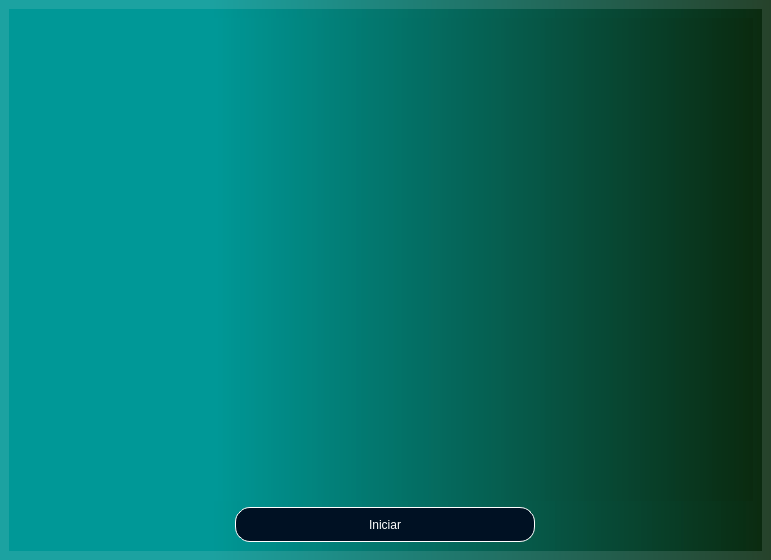
<?xml version="1.0" encoding="UTF-8"?>
<ui version="4.0">
 <class>MainWindow</class>
 <widget class="QMainWindow" name="MainWindow">
  <property name="geometry">
   <rect>
    <x>0</x>
    <y>0</y>
    <width>771</width>
    <height>560</height>
   </rect>
  </property>
  <property name="windowTitle">
   <string>MainWindow</string>
  </property>
  <widget class="QWidget" name="centralwidget">
   <property name="styleSheet">
    <string notr="true">background-color: qlineargradient(spread:pad, x1:0, y1:0, x2:1, y2:0, stop:0.267045 rgba(0, 152, 151, 225), stop:1 rgba(10, 42, 15, 224));</string>
   </property>
   <layout class="QVBoxLayout" name="verticalLayout">
    <item>
     <widget class="QStackedWidget" name="Pages">
      <property name="styleSheet">
       <string notr="true"/>
      </property>
      <property name="currentIndex">
       <number>3</number>
      </property>
      <widget class="QWidget" name="inicio_pg">
       <layout class="QVBoxLayout" name="verticalLayout_4">
        <item>
         <widget class="QLabel" name="label">
          <property name="text">
           <string/>
          </property>
          <property name="pixmap">
           <pixmap resource="icons.qrc">:/icons/Icons/Pergunta e Respostas.jpg</pixmap>
          </property>
          <property name="scaledContents">
           <bool>true</bool>
          </property>
         </widget>
        </item>
        <item>
         <widget class="QFrame" name="frame">
          <property name="styleSheet">
           <string notr="true">QPushButton{

background-color: rgb(0,17,35);
color:rgb(255,255,255);
border-color: rgb(255,255,255);
border-radius:15px;
border: 1px solid white

}

QPushButton:hover{

background-color: rgb(0,71,149);


}

QFrame{

background-color: none;


}</string>
          </property>
          <property name="frameShape">
           <enum>QFrame::StyledPanel</enum>
          </property>
          <property name="frameShadow">
           <enum>QFrame::Raised</enum>
          </property>
          <layout class="QVBoxLayout" name="verticalLayout_3">
           <item alignment="Qt::AlignHCenter">
            <widget class="QPushButton" name="btnjogar">
             <property name="minimumSize">
              <size>
               <width>300</width>
               <height>31</height>
              </size>
             </property>
             <property name="font">
              <font>
               <pointsize>12</pointsize>
               <weight>50</weight>
               <bold>false</bold>
              </font>
             </property>
             <property name="cursor">
              <cursorShape>PointingHandCursor</cursorShape>
             </property>
             <property name="styleSheet">
              <string notr="true"/>
             </property>
             <property name="text">
              <string>Começar jogo</string>
             </property>
            </widget>
           </item>
           <item alignment="Qt::AlignHCenter">
            <widget class="QPushButton" name="btncadastrar">
             <property name="minimumSize">
              <size>
               <width>300</width>
               <height>31</height>
              </size>
             </property>
             <property name="font">
              <font>
               <pointsize>12</pointsize>
               <weight>50</weight>
               <bold>false</bold>
              </font>
             </property>
             <property name="cursor">
              <cursorShape>PointingHandCursor</cursorShape>
             </property>
             <property name="styleSheet">
              <string notr="true"/>
             </property>
             <property name="text">
              <string>Cadastrar Perguntas</string>
             </property>
            </widget>
           </item>
           <item alignment="Qt::AlignHCenter">
            <widget class="QPushButton" name="btnsair">
             <property name="minimumSize">
              <size>
               <width>300</width>
               <height>31</height>
              </size>
             </property>
             <property name="font">
              <font>
               <pointsize>12</pointsize>
               <weight>50</weight>
               <bold>false</bold>
              </font>
             </property>
             <property name="cursor">
              <cursorShape>PointingHandCursor</cursorShape>
             </property>
             <property name="styleSheet">
              <string notr="true"/>
             </property>
             <property name="text">
              <string>Sair</string>
             </property>
            </widget>
           </item>
          </layout>
         </widget>
        </item>
       </layout>
      </widget>
      <widget class="QWidget" name="game_pg">
       <layout class="QVBoxLayout" name="verticalLayout_8">
        <item>
         <widget class="QFrame" name="frame_2">
          <property name="frameShape">
           <enum>QFrame::StyledPanel</enum>
          </property>
          <property name="frameShadow">
           <enum>QFrame::Raised</enum>
          </property>
          <layout class="QHBoxLayout" name="horizontalLayout">
           <item>
            <widget class="QLabel" name="label_2">
             <property name="sizePolicy">
              <sizepolicy hsizetype="Expanding" vsizetype="Preferred">
               <horstretch>0</horstretch>
               <verstretch>0</verstretch>
              </sizepolicy>
             </property>
             <property name="minimumSize">
              <size>
               <width>0</width>
               <height>100</height>
              </size>
             </property>
             <property name="styleSheet">
              <string notr="true">background-color: rgb(0,17,35);
border-radius:15px;
border: 2px solid white;
color:rgb(255,255,255);


</string>
             </property>
             <property name="text">
              <string>&lt;html&gt;&lt;head/&gt;&lt;body&gt;&lt;p&gt;&lt;span style=&quot; font-size:16pt;&quot;&gt;Clique em novo jogo para Iniciar&lt;/span&gt;&lt;/p&gt;&lt;/body&gt;&lt;/html&gt;</string>
             </property>
             <property name="alignment">
              <set>Qt::AlignCenter</set>
             </property>
             <property name="wordWrap">
              <bool>true</bool>
             </property>
            </widget>
           </item>
           <item>
            <widget class="QLabel" name="label_3">
             <property name="font">
              <font>
               <pointsize>11</pointsize>
               <underline>false</underline>
               <strikeout>false</strikeout>
              </font>
             </property>
             <property name="tabletTracking">
              <bool>false</bool>
             </property>
             <property name="styleSheet">
              <string notr="true">background-color: none;
color: white;</string>
             </property>
             <property name="text">
              <string>&lt;html&gt;&lt;head/&gt;&lt;body&gt;&lt;p align=&quot;right&quot;&gt;&lt;span style=&quot; font-size:12pt; font-weight:600;&quot;&gt;Perguntas e Respostas&lt;/span&gt;&lt;/p&gt;&lt;p align=&quot;right&quot;&gt;&lt;span style=&quot; font-size:12pt; font-weight:600;&quot;&gt;Medicina&lt;/span&gt;&lt;/p&gt;&lt;/body&gt;&lt;/html&gt;</string>
             </property>
             <property name="scaledContents">
              <bool>true</bool>
             </property>
             <property name="alignment">
              <set>Qt::AlignCenter</set>
             </property>
             <property name="wordWrap">
              <bool>true</bool>
             </property>
            </widget>
           </item>
          </layout>
         </widget>
        </item>
        <item>
         <layout class="QHBoxLayout" name="horizontalLayout_5">
          <item>
           <widget class="QFrame" name="frame_4">
            <property name="sizePolicy">
             <sizepolicy hsizetype="Preferred" vsizetype="Expanding">
              <horstretch>0</horstretch>
              <verstretch>0</verstretch>
             </sizepolicy>
            </property>
            <property name="styleSheet">
             <string notr="true">QCommandLinkButton{

background-color: rgb(0,17,35); 
color:rgb(255,255,255);
border-color: rgb(255,255,255);
border-radius:15px;
border: 1px solid white



}

QCommandLinkButton:hover{

background-color: rgb(0,71,149);


}

QFrame{

background-color: none;


}</string>
            </property>
            <property name="frameShape">
             <enum>QFrame::StyledPanel</enum>
            </property>
            <property name="frameShadow">
             <enum>QFrame::Raised</enum>
            </property>
            <layout class="QVBoxLayout" name="verticalLayout_5">
             <item>
              <widget class="QCommandLinkButton" name="btn_resp1">
               <property name="maximumSize">
                <size>
                 <width>16777215</width>
                 <height>40</height>
                </size>
               </property>
               <property name="cursor">
                <cursorShape>PointingHandCursor</cursorShape>
               </property>
               <property name="styleSheet">
                <string notr="true"/>
               </property>
               <property name="text">
                <string/>
               </property>
               <property name="icon">
                <iconset resource="icons.qrc">
                 <normaloff>:/icons/Icons/estetoscopio2.png</normaloff>:/icons/Icons/estetoscopio2.png</iconset>
               </property>
              </widget>
             </item>
             <item>
              <widget class="QCommandLinkButton" name="btn_resp2">
               <property name="maximumSize">
                <size>
                 <width>16777215</width>
                 <height>40</height>
                </size>
               </property>
               <property name="cursor">
                <cursorShape>PointingHandCursor</cursorShape>
               </property>
               <property name="text">
                <string/>
               </property>
               <property name="icon">
                <iconset resource="icons.qrc">
                 <normaloff>:/icons/Icons/estetoscopio2.png</normaloff>:/icons/Icons/estetoscopio2.png</iconset>
               </property>
              </widget>
             </item>
             <item>
              <widget class="QCommandLinkButton" name="btn_resp4">
               <property name="maximumSize">
                <size>
                 <width>16777215</width>
                 <height>40</height>
                </size>
               </property>
               <property name="cursor">
                <cursorShape>PointingHandCursor</cursorShape>
               </property>
               <property name="text">
                <string/>
               </property>
               <property name="icon">
                <iconset resource="icons.qrc">
                 <normaloff>:/icons/Icons/estetoscopio2.png</normaloff>:/icons/Icons/estetoscopio2.png</iconset>
               </property>
              </widget>
             </item>
             <item>
              <widget class="QCommandLinkButton" name="btn_resp3">
               <property name="maximumSize">
                <size>
                 <width>16777215</width>
                 <height>40</height>
                </size>
               </property>
               <property name="cursor">
                <cursorShape>PointingHandCursor</cursorShape>
               </property>
               <property name="text">
                <string/>
               </property>
               <property name="icon">
                <iconset resource="icons.qrc">
                 <normaloff>:/icons/Icons/estetoscopio2.png</normaloff>:/icons/Icons/estetoscopio2.png</iconset>
               </property>
              </widget>
             </item>
            </layout>
           </widget>
          </item>
          <item>
           <layout class="QVBoxLayout" name="verticalLayout_7">
            <item>
             <widget class="QFrame" name="frame_3">
              <property name="minimumSize">
               <size>
                <width>350</width>
                <height>265</height>
               </size>
              </property>
              <property name="styleSheet">
               <string notr="true">QFrame{

color:rgb(255,255,255);
border-color: rgb(255,255,255);
border-radius: 15px;
border:1px solid white;

}

QPushButton{

color:rgb(255,255,255);
border-color: rgb(255,255,255);
border-radius: 15px;
border:1px solid white;

}

QPushButton:Hover{

color: #fff;
background-color: rgb(0,17,35); 

}</string>
              </property>
              <property name="frameShape">
               <enum>QFrame::StyledPanel</enum>
              </property>
              <property name="frameShadow">
               <enum>QFrame::Raised</enum>
              </property>
              <layout class="QVBoxLayout" name="verticalLayout_6">
               <item>
                <widget class="QLabel" name="label_7">
                 <property name="styleSheet">
                  <string notr="true"/>
                 </property>
                 <property name="text">
                  <string>&lt;html&gt;&lt;head/&gt;&lt;body&gt;&lt;p align=&quot;center&quot;&gt;&lt;span style=&quot; font-size:16pt; font-weight:600;&quot;&gt;AJUDA&lt;/span&gt;&lt;/p&gt;&lt;/body&gt;&lt;/html&gt;</string>
                 </property>
                </widget>
               </item>
               <item>
                <layout class="QHBoxLayout" name="horizontalLayout_3">
                 <item>
                  <widget class="QPushButton" name="btn_convidados">
                   <property name="minimumSize">
                    <size>
                     <width>0</width>
                     <height>50</height>
                    </size>
                   </property>
                   <property name="cursor">
                    <cursorShape>PointingHandCursor</cursorShape>
                   </property>
                   <property name="text">
                    <string>Pacientes</string>
                   </property>
                   <property name="autoDefault">
                    <bool>false</bool>
                   </property>
                   <property name="default">
                    <bool>false</bool>
                   </property>
                   <property name="flat">
                    <bool>false</bool>
                   </property>
                  </widget>
                 </item>
                 <item>
                  <widget class="QPushButton" name="btn_cartas">
                   <property name="minimumSize">
                    <size>
                     <width>0</width>
                     <height>50</height>
                    </size>
                   </property>
                   <property name="cursor">
                    <cursorShape>PointingHandCursor</cursorShape>
                   </property>
                   <property name="text">
                    <string>Doutores</string>
                   </property>
                  </widget>
                 </item>
                </layout>
               </item>
               <item>
                <layout class="QHBoxLayout" name="horizontalLayout_4">
                 <item>
                  <widget class="QPushButton" name="btn_pular">
                   <property name="minimumSize">
                    <size>
                     <width>0</width>
                     <height>50</height>
                    </size>
                   </property>
                   <property name="cursor">
                    <cursorShape>PointingHandCursor</cursorShape>
                   </property>
                   <property name="text">
                    <string>PULAR</string>
                   </property>
                  </widget>
                 </item>
                 <item>
                  <widget class="QPushButton" name="btn_pular1">
                   <property name="minimumSize">
                    <size>
                     <width>0</width>
                     <height>50</height>
                    </size>
                   </property>
                   <property name="cursor">
                    <cursorShape>PointingHandCursor</cursorShape>
                   </property>
                   <property name="text">
                    <string>PULAR</string>
                   </property>
                  </widget>
                 </item>
                 <item>
                  <widget class="QPushButton" name="btn_pular2">
                   <property name="minimumSize">
                    <size>
                     <width>0</width>
                     <height>50</height>
                    </size>
                   </property>
                   <property name="cursor">
                    <cursorShape>PointingHandCursor</cursorShape>
                   </property>
                   <property name="text">
                    <string>PULAR</string>
                   </property>
                  </widget>
                 </item>
                </layout>
               </item>
               <item>
                <widget class="QPushButton" name="btnparar">
                 <property name="minimumSize">
                  <size>
                   <width>0</width>
                   <height>31</height>
                  </size>
                 </property>
                 <property name="font">
                  <font>
                   <pointsize>11</pointsize>
                  </font>
                 </property>
                 <property name="cursor">
                  <cursorShape>PointingHandCursor</cursorShape>
                 </property>
                 <property name="styleSheet">
                  <string notr="true">QPushButton{

background-color: rgb(0,17,35);
color:rgb(255,255,255);
border-color: rgb(255,255,255);
border-radius:15px;
border: 1px solid white

}

QPushButton:hover{

background-color: rgb(0,71,149);


}

QFrame{

background-color: none;


}</string>
                 </property>
                 <property name="text">
                  <string>QUERO PARAR</string>
                 </property>
                </widget>
               </item>
               <item>
                <widget class="QFrame" name="frame_5">
                 <property name="minimumSize">
                  <size>
                   <width>350</width>
                   <height>95</height>
                  </size>
                 </property>
                 <property name="styleSheet">
                  <string notr="true">QFrame{
color:rgb(255,255,255);
border-color:rgb(255,255,255);
border-radius:15px;
border: 1px solid white;
}

QLabel{

background-color:none;
color:rgb(255,255,127);

}</string>
                 </property>
                 <property name="frameShape">
                  <enum>QFrame::StyledPanel</enum>
                 </property>
                 <property name="frameShadow">
                  <enum>QFrame::Raised</enum>
                 </property>
                 <layout class="QHBoxLayout" name="horizontalLayout_2">
                  <item>
                   <widget class="QLabel" name="lbl_errar">
                    <property name="text">
                     <string>&lt;html&gt;&lt;head/&gt;&lt;body&gt;&lt;p align=&quot;center&quot;&gt;00&lt;/p&gt;&lt;p align=&quot;center&quot;&gt;PARAR&lt;/p&gt;&lt;/body&gt;&lt;/html&gt;</string>
                    </property>
                   </widget>
                  </item>
                  <item>
                   <widget class="QLabel" name="lbl_acertar">
                    <property name="text">
                     <string>&lt;html&gt;&lt;head/&gt;&lt;body&gt;&lt;p align=&quot;center&quot;&gt;00&lt;/p&gt;&lt;p align=&quot;center&quot;&gt;PARAR&lt;/p&gt;&lt;/body&gt;&lt;/html&gt;</string>
                    </property>
                   </widget>
                  </item>
                  <item>
                   <widget class="QLabel" name="lbl_parar">
                    <property name="text">
                     <string>&lt;html&gt;&lt;head/&gt;&lt;body&gt;&lt;p align=&quot;center&quot;&gt;00&lt;/p&gt;&lt;p align=&quot;center&quot;&gt;PARAR&lt;/p&gt;&lt;/body&gt;&lt;/html&gt;</string>
                    </property>
                   </widget>
                  </item>
                 </layout>
                </widget>
               </item>
              </layout>
             </widget>
            </item>
            <item>
             <widget class="QFrame" name="frame_10">
              <property name="styleSheet">
               <string notr="true">QPushButton{

background-color: rgb(0,17,35);
color:rgb(255,255,255);
border-color: rgb(255,255,255);
border-radius:15px;
border: 1px solid white

}

QPushButton:hover{

background-color: rgb(0,71,149);


}

QFrame{

background-color: none;


}</string>
              </property>
              <property name="frameShape">
               <enum>QFrame::StyledPanel</enum>
              </property>
              <property name="frameShadow">
               <enum>QFrame::Raised</enum>
              </property>
              <layout class="QHBoxLayout" name="horizontalLayout_13">
               <item>
                <widget class="QPushButton" name="btn_backmenu">
                 <property name="minimumSize">
                  <size>
                   <width>0</width>
                   <height>31</height>
                  </size>
                 </property>
                 <property name="font">
                  <font>
                   <pointsize>11</pointsize>
                  </font>
                 </property>
                 <property name="text">
                  <string>Voltar ao Menu</string>
                 </property>
                </widget>
               </item>
              </layout>
             </widget>
            </item>
           </layout>
          </item>
         </layout>
        </item>
        <item alignment="Qt::AlignLeft">
         <widget class="QPushButton" name="btn_novojogo">
          <property name="minimumSize">
           <size>
            <width>120</width>
            <height>31</height>
           </size>
          </property>
          <property name="font">
           <font>
            <pointsize>12</pointsize>
            <weight>50</weight>
            <bold>false</bold>
           </font>
          </property>
          <property name="styleSheet">
           <string notr="true">QPushButton{

background-color: rgb(0,17,35);
color:rgb(255,255,255);
border-color: rgb(255,255,255);
border-radius:15px;
border: 1px solid white

}

QPushButton:hover{

background-color: rgb(0,71,149);


}

QFrame{

background-color: none;


}</string>
          </property>
          <property name="text">
           <string>Novo Jogo</string>
          </property>
         </widget>
        </item>
       </layout>
      </widget>
      <widget class="QWidget" name="page_cadastrar">
       <property name="styleSheet">
        <string notr="true">background-color: qlineargradient(spread:pad, x1:0, y1:0, x2:1, y2:0, stop:0.267045 rgba(0, 152, 151, 225), stop:1 rgba(10, 42, 15, 224));</string>
       </property>
       <layout class="QVBoxLayout" name="verticalLayout_9">
        <item>
         <widget class="QTabWidget" name="tabWidget">
          <property name="currentIndex">
           <number>0</number>
          </property>
          <widget class="QWidget" name="tab">
           <attribute name="title">
            <string>Cadastrar Perguntas</string>
           </attribute>
           <layout class="QVBoxLayout" name="verticalLayout_12">
            <item>
             <widget class="QFrame" name="frame_6">
              <property name="frameShape">
               <enum>QFrame::StyledPanel</enum>
              </property>
              <property name="frameShadow">
               <enum>QFrame::Raised</enum>
              </property>
              <layout class="QHBoxLayout" name="horizontalLayout_7">
               <item>
                <widget class="QFrame" name="frame_7">
                 <property name="styleSheet">
                  <string notr="true">background-color: none;</string>
                 </property>
                 <property name="frameShape">
                  <enum>QFrame::StyledPanel</enum>
                 </property>
                 <property name="frameShadow">
                  <enum>QFrame::Raised</enum>
                 </property>
                 <layout class="QHBoxLayout" name="horizontalLayout_6">
                  <item>
                   <widget class="QLabel" name="label_4">
                    <property name="maximumSize">
                     <size>
                      <width>40</width>
                      <height>40</height>
                     </size>
                    </property>
                    <property name="text">
                     <string/>
                    </property>
                    <property name="pixmap">
                     <pixmap resource="icons.qrc">:/icons/Icons/estetoscopio2.png</pixmap>
                    </property>
                    <property name="scaledContents">
                     <bool>true</bool>
                    </property>
                   </widget>
                  </item>
                  <item>
                   <widget class="QLabel" name="label_5">
                    <property name="maximumSize">
                     <size>
                      <width>40</width>
                      <height>40</height>
                     </size>
                    </property>
                    <property name="text">
                     <string/>
                    </property>
                    <property name="pixmap">
                     <pixmap resource="icons.qrc">:/icons/Icons/estetoscopio2.png</pixmap>
                    </property>
                    <property name="scaledContents">
                     <bool>true</bool>
                    </property>
                   </widget>
                  </item>
                  <item>
                   <widget class="QLabel" name="label_6">
                    <property name="maximumSize">
                     <size>
                      <width>40</width>
                      <height>40</height>
                     </size>
                    </property>
                    <property name="text">
                     <string/>
                    </property>
                    <property name="pixmap">
                     <pixmap resource="icons.qrc">:/icons/Icons/estetoscopio2.png</pixmap>
                    </property>
                    <property name="scaledContents">
                     <bool>true</bool>
                    </property>
                   </widget>
                  </item>
                 </layout>
                </widget>
               </item>
               <item alignment="Qt::AlignRight">
                <widget class="QPushButton" name="btn_back">
                 <property name="minimumSize">
                  <size>
                   <width>120</width>
                   <height>31</height>
                  </size>
                 </property>
                 <property name="font">
                  <font>
                   <pointsize>12</pointsize>
                  </font>
                 </property>
                 <property name="cursor">
                  <cursorShape>PointingHandCursor</cursorShape>
                 </property>
                 <property name="styleSheet">
                  <string notr="true">QPushButton{

background-color: rgb(0,17,35);
color:rgb(255,255,255);
border-color: rgb(255,255,255);
border-radius:15px;
border: 1px solid white

}

QPushButton:hover{

background-color: rgb(0,71,149);


}

QFrame{

background-color: none;


}</string>
                 </property>
                 <property name="text">
                  <string>Voltar</string>
                 </property>
                </widget>
               </item>
              </layout>
             </widget>
            </item>
            <item>
             <widget class="QFrame" name="frame_8">
              <property name="styleSheet">
               <string notr="true">background-color:none;</string>
              </property>
              <property name="frameShape">
               <enum>QFrame::StyledPanel</enum>
              </property>
              <property name="frameShadow">
               <enum>QFrame::Raised</enum>
              </property>
              <layout class="QVBoxLayout" name="verticalLayout_10">
               <item>
                <widget class="QLabel" name="label_8">
                 <property name="styleSheet">
                  <string notr="true">color: rgb(255, 255, 255);</string>
                 </property>
                 <property name="text">
                  <string>&lt;html&gt;&lt;head/&gt;&lt;body&gt;&lt;p align=&quot;center&quot;&gt;&lt;span style=&quot; font-size:16pt; font-weight:600;&quot;&gt;Pergunta:&lt;/span&gt;&lt;/p&gt;&lt;/body&gt;&lt;/html&gt;</string>
                 </property>
                </widget>
               </item>
               <item>
                <widget class="QLineEdit" name="txt_question">
                 <property name="sizePolicy">
                  <sizepolicy hsizetype="Expanding" vsizetype="Expanding">
                   <horstretch>0</horstretch>
                   <verstretch>0</verstretch>
                  </sizepolicy>
                 </property>
                </widget>
               </item>
              </layout>
             </widget>
            </item>
            <item>
             <widget class="QComboBox" name="cb_level">
              <property name="font">
               <font>
                <pointsize>12</pointsize>
               </font>
              </property>
              <property name="styleSheet">
               <string notr="true">background-color:none;</string>
              </property>
              <item>
               <property name="text">
                <string>Fácil</string>
               </property>
              </item>
              <item>
               <property name="text">
                <string>Médio</string>
               </property>
              </item>
              <item>
               <property name="text">
                <string>Difícil</string>
               </property>
              </item>
             </widget>
            </item>
            <item>
             <widget class="QFrame" name="frame_9">
              <property name="styleSheet">
               <string notr="true">QLabel{

background-color:none;
color:rgb(255,255,255);
	font: 12pt &quot;MS Shell Dlg 2&quot;;

}

QLineEdit{

background-color:none;


}</string>
              </property>
              <property name="frameShape">
               <enum>QFrame::StyledPanel</enum>
              </property>
              <property name="frameShadow">
               <enum>QFrame::Raised</enum>
              </property>
              <layout class="QVBoxLayout" name="verticalLayout_11">
               <item>
                <layout class="QHBoxLayout" name="horizontalLayout_8">
                 <item>
                  <widget class="QLabel" name="label_9">
                   <property name="text">
                    <string>1:</string>
                   </property>
                  </widget>
                 </item>
                 <item>
                  <widget class="QLineEdit" name="txt_answer1">
                   <property name="minimumSize">
                    <size>
                     <width>0</width>
                     <height>30</height>
                    </size>
                   </property>
                  </widget>
                 </item>
                </layout>
               </item>
               <item>
                <layout class="QHBoxLayout" name="horizontalLayout_9">
                 <item>
                  <widget class="QLabel" name="label_10">
                   <property name="text">
                    <string>2:</string>
                   </property>
                  </widget>
                 </item>
                 <item>
                  <widget class="QLineEdit" name="txt_answer2">
                   <property name="minimumSize">
                    <size>
                     <width>0</width>
                     <height>30</height>
                    </size>
                   </property>
                  </widget>
                 </item>
                </layout>
               </item>
               <item>
                <layout class="QHBoxLayout" name="horizontalLayout_10">
                 <item>
                  <widget class="QLabel" name="label_11">
                   <property name="text">
                    <string>3:</string>
                   </property>
                  </widget>
                 </item>
                 <item>
                  <widget class="QLineEdit" name="txt_answer3">
                   <property name="minimumSize">
                    <size>
                     <width>0</width>
                     <height>30</height>
                    </size>
                   </property>
                  </widget>
                 </item>
                </layout>
               </item>
               <item>
                <layout class="QHBoxLayout" name="horizontalLayout_11">
                 <item>
                  <widget class="QLabel" name="label_12">
                   <property name="text">
                    <string>4:</string>
                   </property>
                  </widget>
                 </item>
                 <item>
                  <widget class="QLineEdit" name="txt_answer4">
                   <property name="minimumSize">
                    <size>
                     <width>0</width>
                     <height>30</height>
                    </size>
                   </property>
                  </widget>
                 </item>
                </layout>
               </item>
               <item>
                <layout class="QHBoxLayout" name="horizontalLayout_12">
                 <item>
                  <widget class="QLabel" name="label_13">
                   <property name="text">
                    <string>Resposta Certa:</string>
                   </property>
                  </widget>
                 </item>
                 <item>
                  <widget class="QComboBox" name="cb_right_answer">
                   <property name="font">
                    <font>
                     <pointsize>12</pointsize>
                    </font>
                   </property>
                   <property name="styleSheet">
                    <string notr="true">background-color: none;
</string>
                   </property>
                   <item>
                    <property name="text">
                     <string>1</string>
                    </property>
                   </item>
                   <item>
                    <property name="text">
                     <string>2</string>
                    </property>
                   </item>
                   <item>
                    <property name="text">
                     <string>3</string>
                    </property>
                   </item>
                   <item>
                    <property name="text">
                     <string>4</string>
                    </property>
                   </item>
                  </widget>
                 </item>
                </layout>
               </item>
              </layout>
             </widget>
            </item>
            <item alignment="Qt::AlignHCenter">
             <widget class="QPushButton" name="btn_register">
              <property name="minimumSize">
               <size>
                <width>300</width>
                <height>35</height>
               </size>
              </property>
              <property name="cursor">
               <cursorShape>PointingHandCursor</cursorShape>
              </property>
              <property name="styleSheet">
               <string notr="true">QPushButton{

background-color: rgb(0,17,35);
color:rgb(255,255,255);
border-color: rgb(255,255,255);
border-radius:15px;
border: 1px solid white

}

QPushButton:hover{

background-color: rgb(0,71,149);


}

QFrame{

background-color: none;


}</string>
              </property>
              <property name="text">
               <string>Cadastrar</string>
              </property>
              <property name="autoDefault">
               <bool>false</bool>
              </property>
             </widget>
            </item>
           </layout>
          </widget>
          <widget class="QWidget" name="tab_2">
           <attribute name="title">
            <string>Importar Perguntas</string>
           </attribute>
          </widget>
         </widget>
        </item>
       </layout>
      </widget>
      <widget class="QWidget" name="home_pg">
       <layout class="QVBoxLayout" name="verticalLayout_2">
        <item>
         <widget class="QLabel" name="imglogo">
          <property name="enabled">
           <bool>true</bool>
          </property>
          <property name="text">
           <string/>
          </property>
          <property name="pixmap">
           <pixmap resource="icons.qrc">:/icons/Icons/Pergunta e Respostas.jpg</pixmap>
          </property>
          <property name="scaledContents">
           <bool>true</bool>
          </property>
         </widget>
        </item>
        <item alignment="Qt::AlignHCenter">
         <widget class="QPushButton" name="btninicio">
          <property name="minimumSize">
           <size>
            <width>300</width>
            <height>35</height>
           </size>
          </property>
          <property name="styleSheet">
           <string notr="true">QPushButton{

background-color: rgb(0,17,35);
color:rgb(255,255,255);
border-color: rgb(255,255,255);
border-radius:15px;
border: 1px solid white

}

QPushButton:hover{

background-color: rgb(0,71,149);


}

QFrame{

background-color: none;


}</string>
          </property>
          <property name="text">
           <string>Iniciar</string>
          </property>
         </widget>
        </item>
       </layout>
      </widget>
     </widget>
    </item>
   </layout>
  </widget>
 </widget>
 <resources>
  <include location="icons.qrc"/>
 </resources>
 <connections/>
</ui>
